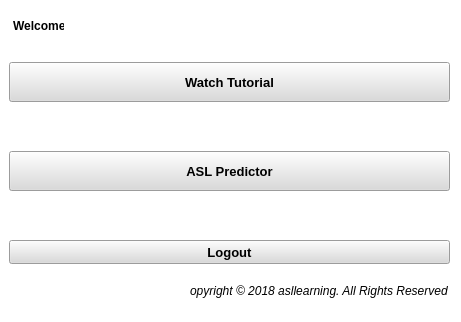
<?xml version="1.0" encoding="UTF-8"?>
<ui version="4.0">
 <class>main_window</class>
 <widget class="QMainWindow" name="main_window">
  <property name="geometry">
   <rect>
    <x>0</x>
    <y>0</y>
    <width>461</width>
    <height>322</height>
   </rect>
  </property>
  <property name="windowTitle">
   <string>ASL Learning - Main</string>
  </property>
  <property name="windowIcon">
   <iconset>
    <normaloff>favasl.png</normaloff>favasl.png</iconset>
  </property>
  <property name="styleSheet">
   <string notr="true">background-color: rgb(255, 255, 255);</string>
  </property>
  <widget class="QWidget" name="centralwidget">
   <widget class="QPushButton" name="btn_tut">
    <property name="geometry">
     <rect>
      <x>9</x>
      <y>62</y>
      <width>441</width>
      <height>40</height>
     </rect>
    </property>
    <property name="font">
     <font>
      <pointsize>10</pointsize>
      <weight>75</weight>
      <bold>true</bold>
     </font>
    </property>
    <property name="styleSheet">
     <string notr="true">background-color: rgb(218, 218, 218);</string>
    </property>
    <property name="text">
     <string>Watch Tutorial</string>
    </property>
    <property name="icon">
     <iconset>
      <normaloff>vt.png</normaloff>vt.png</iconset>
    </property>
    <property name="iconSize">
     <size>
      <width>32</width>
      <height>32</height>
     </size>
    </property>
    <property name="shortcut">
     <string>W</string>
    </property>
   </widget>
   <widget class="QPushButton" name="btn_pred">
    <property name="geometry">
     <rect>
      <x>9</x>
      <y>151</y>
      <width>441</width>
      <height>40</height>
     </rect>
    </property>
    <property name="font">
     <font>
      <pointsize>10</pointsize>
      <weight>75</weight>
      <bold>true</bold>
     </font>
    </property>
    <property name="styleSheet">
     <string notr="true">background-color: rgb(218, 218, 218);</string>
    </property>
    <property name="text">
     <string>ASL Predictor</string>
    </property>
    <property name="icon">
     <iconset>
      <normaloff>aslp.png</normaloff>aslp.png</iconset>
    </property>
    <property name="iconSize">
     <size>
      <width>32</width>
      <height>32</height>
     </size>
    </property>
    <property name="shortcut">
     <string>A</string>
    </property>
   </widget>
   <widget class="QPushButton" name="btn_logout">
    <property name="geometry">
     <rect>
      <x>9</x>
      <y>240</y>
      <width>441</width>
      <height>24</height>
     </rect>
    </property>
    <property name="font">
     <font>
      <pointsize>10</pointsize>
      <weight>75</weight>
      <bold>true</bold>
     </font>
    </property>
    <property name="styleSheet">
     <string notr="true">background-color: rgb(218, 218, 218);</string>
    </property>
    <property name="text">
     <string>Logout</string>
    </property>
    <property name="icon">
     <iconset>
      <normaloff>logout.png</normaloff>logout.png</iconset>
    </property>
    <property name="shortcut">
     <string>Esc</string>
    </property>
   </widget>
   <widget class="QLabel" name="label">
    <property name="geometry">
     <rect>
      <x>190</x>
      <y>280</y>
      <width>261</width>
      <height>21</height>
     </rect>
    </property>
    <property name="font">
     <font>
      <italic>true</italic>
     </font>
    </property>
    <property name="text">
     <string>Copyright © 2018 asllearning. All Rights Reserved </string>
    </property>
    <property name="alignment">
     <set>Qt::AlignRight|Qt::AlignTrailing|Qt::AlignVCenter</set>
    </property>
   </widget>
   <widget class="QLabel" name="lbl_name">
    <property name="geometry">
     <rect>
      <x>70</x>
      <y>16</y>
      <width>220</width>
      <height>20</height>
     </rect>
    </property>
    <property name="text">
     <string/>
    </property>
   </widget>
   <widget class="QLabel" name="lblname_2">
    <property name="geometry">
     <rect>
      <x>13</x>
      <y>16</y>
      <width>51</width>
      <height>20</height>
     </rect>
    </property>
    <property name="font">
     <font>
      <weight>75</weight>
      <bold>true</bold>
     </font>
    </property>
    <property name="text">
     <string>Welcome</string>
    </property>
   </widget>
  </widget>
  <widget class="QStatusBar" name="statusbar"/>
 </widget>
 <resources/>
 <connections/>
</ui>
